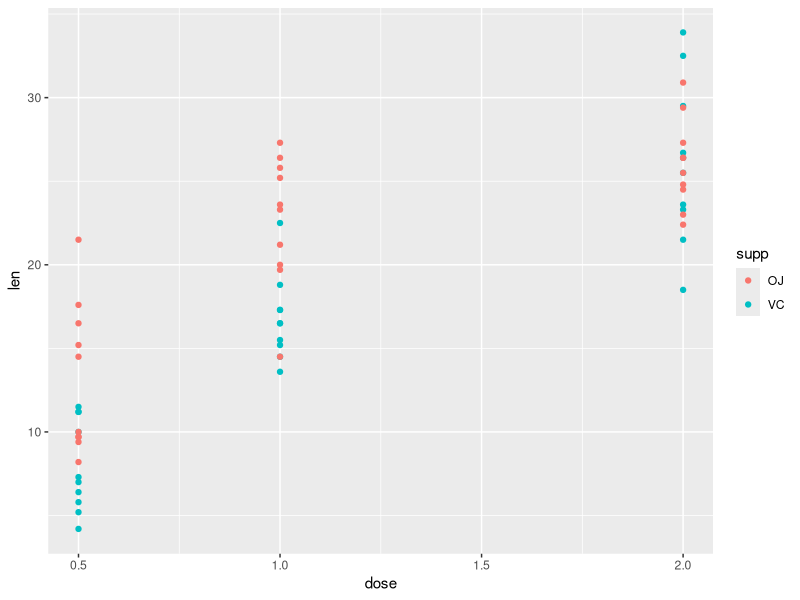
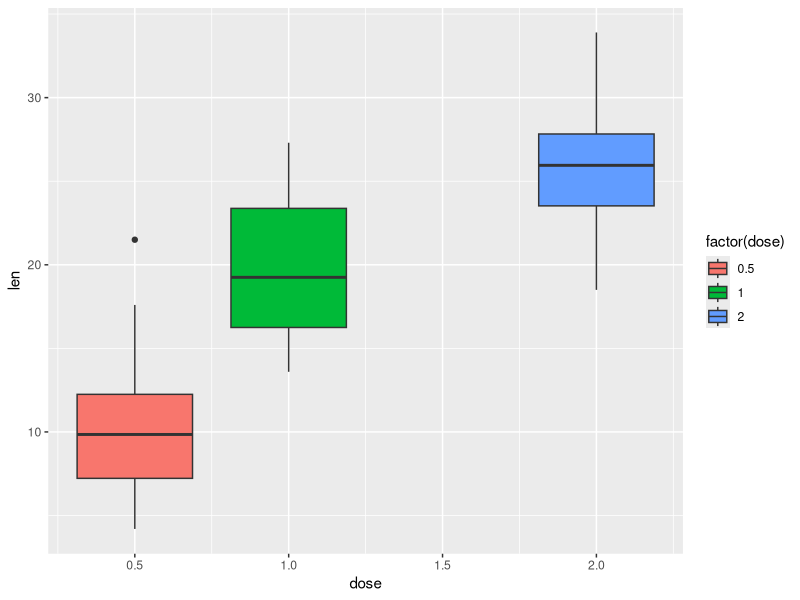
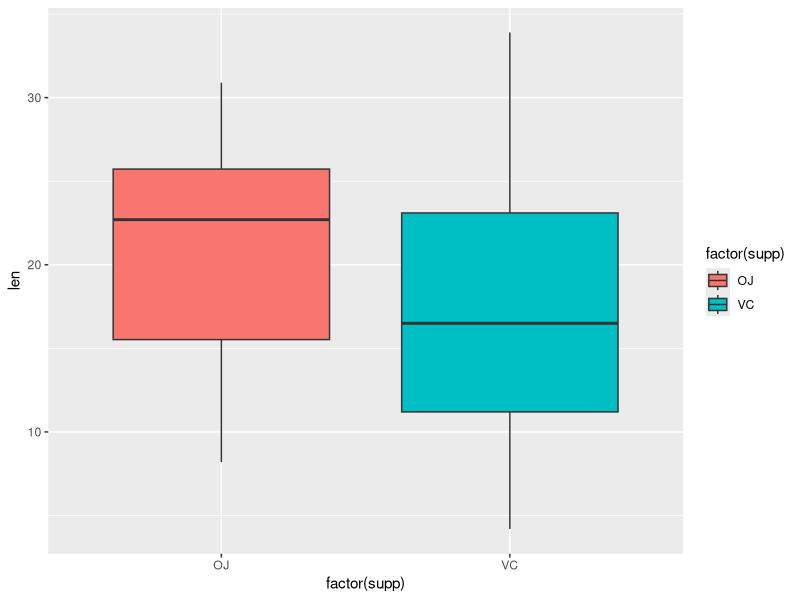
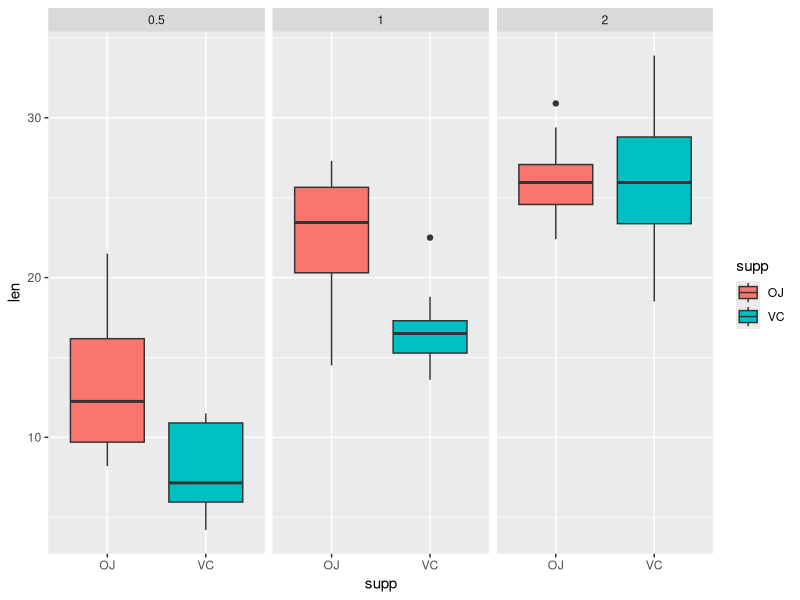

Here is the R script that generated these plots, in order: (Note: this script raises an error after producing the figures.)
library(ggplot2)
library(datasets)
Tooth_Growth <- ToothGrowth
str(Tooth_Growth)
head(ToothGrowth)
unique(Tooth_Growth$supp)
unique(Tooth_Growth$dose)
summary(Tooth_Growth)

#There are two levels of supplement(possibly supplement type) 
# and three levels of dose.

#Plot the data
ggplot(aes(x=dose, y = len), data = Tooth_Growth) + 
  geom_point(aes(color = supp)) 

#Boxplot of dose and len
ggplot(aes(x=dose,y=len),data = Tooth_Growth)+
  geom_boxplot(aes(fill=factor(dose)))

#Boxplot of supplement type and len
ggplot(aes(x=factor(supp),y=len),data = Tooth_Growth)+
  geom_boxplot(aes(fill=factor(supp)))

#Everything together
ggplot(aes(x = supp, y = len), data = Tooth_Growth) +
  geom_boxplot(aes(fill = supp)) + facet_wrap(~ dose)

Lower <- subset(Tooth_Growth, dose %in% c(0.5, 1.0))
Middle <- subset(Tooth_Growth, dose %in% c(0.5, 2.0))
Upper <- subset(Tooth_Growth, dose %in% c(1.0,2.0))
Upper
# Hypothesis:
# H0 = True difference in mean is equal to 0
# H1 = True difference in mean is not equal to 0.
t.test(len~dose, paired = F, var.equal = F, data = Lower)
t.test(len~dose, paired = F, var.equal = F, data = Middle)
t.test(len~dose, paired = F, var.equal = F, data = Upper)
# we reject the null hypothesis. The result shows that p-value
# is really really small < 0.05 which states that there is 
# a statistical difference between two means.
# Hence, increasing the dose level does lead to enhancement
#  of tooth growth

# H0 = True difference in mean is equal to 0
# H1 = True difference in mean is not equal to 0
t.test(len~supp, paired = F, var.equal = F, data = Tooth_Growth)


# On the other hand, we fail to reject null hypothesis. The 
# result shows that p-value is > 0.05 which states that there
# is no statistical difference between two means.
# Hence, supplement type has no effect on tooth growth.
